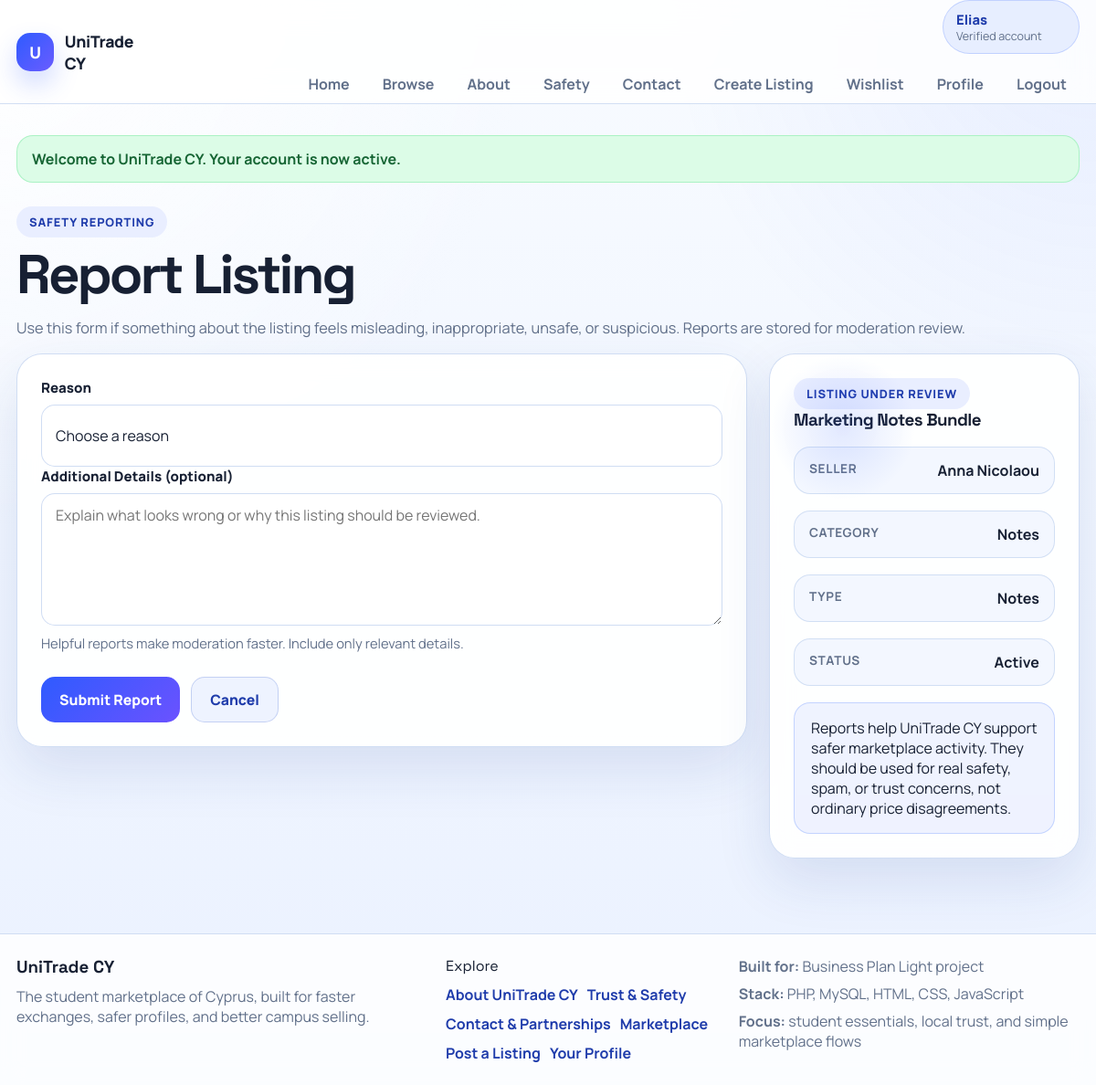
/report-listing.php?id=2 (signed in), run on the app's committed database.
### tables this page shows
CREATE TABLE users (
    id INT UNSIGNED AUTO_INCREMENT PRIMARY KEY,
    full_name VARCHAR(120) NOT NULL,
    first_name VARCHAR(100) NULL,
    middle_name VARCHAR(100) NULL,
    last_name VARCHAR(100) NULL,
    username VARCHAR(80) NULL UNIQUE,
    email VARCHAR(150) NOT NULL UNIQUE,
    password_hash VARCHAR(255) NOT NULL,
    is_verified TINYINT(1) NOT NULL DEFAULT 0,
    verification_expires_at DATETIME NULL,
    verification_code VARCHAR(10) NULL,
    university VARCHAR(150) NOT NULL,
    phone VARCHAR(30) NULL,
    country VARCHAR(100) NULL,
    city VARCHAR(100) NULL,
    address VARCHAR(255) NULL,
    postcode VARCHAR(20) NULL,
    dob DATE NULL,
    profile_complete TINYINT(1) NOT NULL DEFAULT 0,
    bio TEXT NULL,
    created_at TIMESTAMP DEFAULT CURRENT_TIMESTAMP,
    last_login DATETIME NULL
);

CREATE TABLE listings (
    id INT UNSIGNED AUTO_INCREMENT PRIMARY KEY,
    user_id INT UNSIGNED NOT NULL,
    category_id INT UNSIGNED NOT NULL,
    title VARCHAR(150) NOT NULL,
    description TEXT NOT NULL,
    price DECIMAL(10,2) NOT NULL DEFAULT 0.00,
    condition_label ENUM('New', 'Like New', 'Good', 'Fair') NOT NULL DEFAULT 'Good',
    item_type ENUM('Item', 'Notes', 'Service') NOT NULL DEFAULT 'Item',
    image_path VARCHAR(255) NULL,
    image_url VARCHAR(255) NULL,
    university_target VARCHAR(150) NULL,
    status ENUM('Active', 'Sold') NOT NULL DEFAULT 'Active',
    created_at TIMESTAMP DEFAULT CURRENT_TIMESTAMP,
    CONSTRAINT fk_listings_user FOREIGN KEY (user_id) REFERENCES users(id) ON DELETE CASCADE,
    CONSTRAINT fk_listings_category FOREIGN KEY (category_id) REFERENCES categories(id) ON DELETE RESTRICT
);

CREATE TABLE categories (
    id INT UNSIGNED AUTO_INCREMENT PRIMARY KEY,
    name VARCHAR(80) NOT NULL UNIQUE
);

### includes/functions.php (called while the page is built, shortened)
<?php
require_once __DIR__ . '/db.php';
function e($value)
{
    return htmlspecialchars((string)$value, ENT_QUOTES, 'UTF-8');
}
function is_logged_in()
{
    return !empty($_SESSION['user_id']);
}
function get_flash()
{
    $flash = $_SESSION['flash'];
    return $flash;
}
function fetch_user_by_id($userId)
{
    global $mysqli;
    $userId = (int)$userId;
    $stmt = $mysqli->prepare("
        SELECT
            id,
            full_name,
            first_name,
            middle_name,
            last_name,
            username,
            email,
            password_hash,
            is_verified,
            verification_code,
            verification_expires_at,
            university,
            bio,
            phone,
            country,
            city,
            address,
            postcode,
            dob,
            profile_complete,
            created_at,
            last_login
        FROM users
        WHERE id = ?
        LIMIT 1
    ");
    $stmt->bind_param('i', $userId);
    $stmt->execute();
    $user = $stmt->get_result()->fetch_assoc();
    return $user ?: null;
}
function current_user()
{
    $userId = (int)$_SESSION['user_id'];
    $cachedUser = fetch_user_by_id($userId);
    return $cachedUser;
}
function fetch_open_listing_report_for_user($userId, $listingId)
{
    global $mysqli;
    $userId = (int)$userId;
    $listingId = (int)$listingId;
    $stmt = $mysqli->prepare("
        SELECT id, listing_id, reporter_user_id, reason, details, status, created_at
        FROM listing_reports
        WHERE reporter_user_id = ? AND listing_id = ? AND status = 'Open'
        ORDER BY created_at DESC
        LIMIT 1
    ");
    $stmt->bind_param('ii', $userId, $listingId);
    $stmt->execute();
    $report = $stmt->get_result()->fetch_assoc();
    return $report ?: null;
}
function fetch_listing_by_id($id)
{
    global $mysqli;
    $stmt = $mysqli->prepare("
        SELECT
            l.*,
            c.name AS category_name,
            u.full_name,
            u.username,
            u.university,
            u.email,
            u.phone,
            u.city,
            u.country,
            u.is_verified,
            u.last_login
        FROM listings l
        JOIN categories c ON c.id = l.category_id
        JOIN users u ON u.id = l.user_id
        WHERE l.id = ?
    ");
    $stmt->bind_param('i', $id);
    $stmt->execute();
    $result = $stmt->get_result();
    $listing = $result->fetch_assoc();
    return $listing;
}

### report-listing.php (the view, shortened to what this page needs)
<?php
require_once __DIR__ . '/includes/functions.php';
$listingId = isset($_GET['id']) ? (int)$_GET['id'] : (int)($_POST['listing_id'] ?? 0);
$listing = $listingId > 0 ? fetch_listing_by_id($listingId) : null;
$reasonOptions = listing_report_reasons();
$details = trim($_POST['details'] ?? '');
$existingReport = fetch_open_listing_report_for_user((int)$_SESSION['user_id'], $listingId);
require_once __DIR__ . '/includes/header.php';
?>
<section class="page-header">
    <div>
        <span class="eyebrow">Safety Reporting</span>
        <h1>Report Listing</h1>
        <p>Use this form if something about the listing feels misleading, inappropriate, unsafe, or suspicious. Reports are stored for moderation review.</p>
    </div>
</section>
<div class="form-layout">
    <div>
        <?php if ($existingReport): ?>
            <div class="form-card">
                <div class="detail-top">
                    <span class="eyebrow">Report already submitted</span>
                    <span class="status-pill pending"><?= e($existingReport['status']); ?></span>
                </div>
                <h2><?= e($listing['title']); ?></h2>
                <p class="section-copy">You already sent a report for this listing on <?= date('d M Y, H:i', strtotime($existingReport['created_at'])); ?>. If the issue is urgent, use the contact page as well.</p>
                <div class="info-list">
                    <div class="info-row">
                        <strong>Reason</strong>
                        <span><?= e($reasonOptions[$existingReport['reason']] ?? ucfirst($existingReport['reason'])); ?></span>
                    </div>
                    <div class="info-row">
                        <strong>Additional details</strong>
                        <span><?= e($existingReport['details'] !== '' ? $existingReport['details'] : 'No extra details provided'); ?></span>
                    </div>
                </div>
                <div class="card-actions">
                    <a class="btn btn-secondary" href="listing.php?id=<?= (int)$listingId; ?>">Back to Listing</a>
                    <a class="btn btn-ghost" href="contact.php">Contact Support</a>
                </div>
            </div>
        <?php else: ?>
            <form method="POST" class="form-card">
                <div class="form-group">
                    <label for="reason">Reason</label>
                    <select id="reason" name="reason" required>
                        <option value="">Choose a reason</option>
                    </select>
                </div>
                <div class="form-group">
                    <label for="details">Additional Details (optional)</label>
                    <textarea id="details" name="details" rows="6" placeholder="Explain what looks wrong or why this listing should be reviewed."><?= e($details); ?></textarea>
                    <small class="input-help">Helpful reports make moderation faster. Include only relevant details.</small>
                </div>
                <div class="card-actions">
                    <button type="submit" class="btn btn-primary">Submit Report</button>
                    <a class="btn btn-secondary" href="listing.php?id=<?= (int)$listingId; ?>">Cancel</a>
                </div>
            </form>
        <?php endif; ?>
    </div>
    <aside class="support-card">
        <div>
            <span class="eyebrow">Listing under review</span>
            <h3><?= e($listing['title']); ?></h3>
        </div>
        <div class="info-list">
            <div class="info-row">
                <strong>Seller</strong>
                <span><?= e($listing['full_name']); ?></span>
            </div>
            <div class="info-row">
                <strong>Category</strong>
                <span><?= e($listing['category_name']); ?></span>
            </div>
            <div class="info-row">
                <strong>Type</strong>
                <span><?= e($listing['item_type']); ?></span>
            </div>
            <div class="info-row">
                <strong>Status</strong>
                <span><?= e($listing['status']); ?></span>
            </div>
        </div>
        <div class="support-tip">
            Reports help UniTrade CY support safer marketplace activity. They should be used for real safety, spam, or trust concerns, not ordinary price disagreements.
        </div>
    </aside>
</div>
<?php require_once __DIR__ . '/includes/footer.php'; ?>

### includes/header.php (shortened to what this page needs)
<?php
require_once __DIR__ . '/functions.php';
$flash = get_flash();
$user = current_user();
$currentPage = basename($_SERVER['PHP_SELF']);
$displayName = $user['first_name'] ?? '';
?>
<!DOCTYPE html>
<html lang="en">
<head>
    <link rel="stylesheet" href="assets/css/style.css">
</head>
<body>
<header class="site-header">
    <div class="container navbar">
        <a class="logo" href="index.php">
            <span class="logo-mark">U</span>
            <span><?= e(SITE_NAME); ?></span>
        </a>
        <div class="nav-cluster">
            <?php if ($user): ?>
                <div class="nav-user-chip">
                    <span class="nav-user-label"><?= e($displayName ?: 'Student'); ?></span>
                    <span class="nav-user-status"><?= !empty($user['is_verified']) ? 'Verified account' : 'Setup in progress'; ?></span>
                </div>
            <?php endif; ?>
            <nav class="nav-links">
                <a href="index.php" class="<?= $currentPage === 'index.php' ? 'active' : ''; ?>">Home</a>
                <a href="browse.php" class="<?= $currentPage === 'browse.php' ? 'active' : ''; ?>">Browse</a>
                <a href="about.php" class="<?= $currentPage === 'about.php' ? 'active' : ''; ?>">About</a>
                <a href="trust-safety.php" class="<?= $currentPage === 'trust-safety.php' ? 'active' : ''; ?>">Safety</a>
                <a href="contact.php" class="<?= $currentPage === 'contact.php' ? 'active' : ''; ?>">Contact</a>
                <?php if (is_logged_in()): ?>
                    <a href="create-listing.php" class="<?= $currentPage === 'create-listing.php' ? 'active' : ''; ?>">Create Listing</a>
                    <a href="wishlist.php" class="<?= $currentPage === 'wishlist.php' ? 'active' : ''; ?>">Wishlist</a>
                    <a href="profile.php" class="<?= $currentPage === 'profile.php' ? 'active' : ''; ?>">Profile</a>
                    <a href="logout.php">Logout</a>
                <?php else: ?>
                    <a href="login.php" class="<?= $currentPage === 'login.php' ? 'active' : ''; ?>">Login</a>
                    <a href="register.php" class="<?= $currentPage === 'register.php' ? 'active' : ''; ?>">Register</a>
                <?php endif; ?>
            </nav>
        </div>
    </div>
</header>
<main class="page-shell">
    <div class="container">
        <?php if ($flash): ?>
            <div class="alert alert-<?= e($flash['type']); ?>"><?= e($flash['message']); ?></div>
        <?php endif; ?>

### includes/footer.php (shortened to what this page needs)
    </div>
</main>
<footer class="site-footer">
    <div class="container footer-grid">
        <div class="footer-brand">
            <h3>UniTrade CY</h3>
            <p>The student marketplace of Cyprus, built for faster exchanges, safer profiles, and better campus selling.</p>
        </div>
        <div class="footer-links-block">
            <p class="footer-label">Explore</p>
            <div class="footer-links">
                <a href="about.php">About UniTrade CY</a>
                <a href="trust-safety.php">Trust & Safety</a>
                <a href="contact.php">Contact & Partnerships</a>
                <a href="browse.php">Marketplace</a>
                <a href="<?= is_logged_in() ? 'create-listing.php' : 'register.php'; ?>">
                    <?= is_logged_in() ? 'Post a Listing' : 'Join UniTrade CY'; ?>
                </a>
                <a href="<?= is_logged_in() ? 'profile.php' : 'login.php'; ?>">
                    <?= is_logged_in() ? 'Your Profile' : 'Member Login'; ?>
                </a>
            </div>
        </div>
        <div class="footer-meta">
            <p><strong>Built for:</strong> Business Plan Light project</p>
            <p><strong>Stack:</strong> PHP, MySQL, HTML, CSS, JavaScript</p>
            <p><strong>Focus:</strong> student essentials, local trust, and simple marketplace flows</p>
        </div>
    </div>
</footer>
</body>
</html>

### data on the page
users: first_name "Elias"
listings: title "Marketing Notes Bundle", user.full_name "Anna Nicolaou", category.name "Notes", item_type "Notes", status "Active"

### other printed values
SITE_NAME "UniTrade CY"
$flash['message'] "Welcome to UniTrade CY. Your account is now active."
